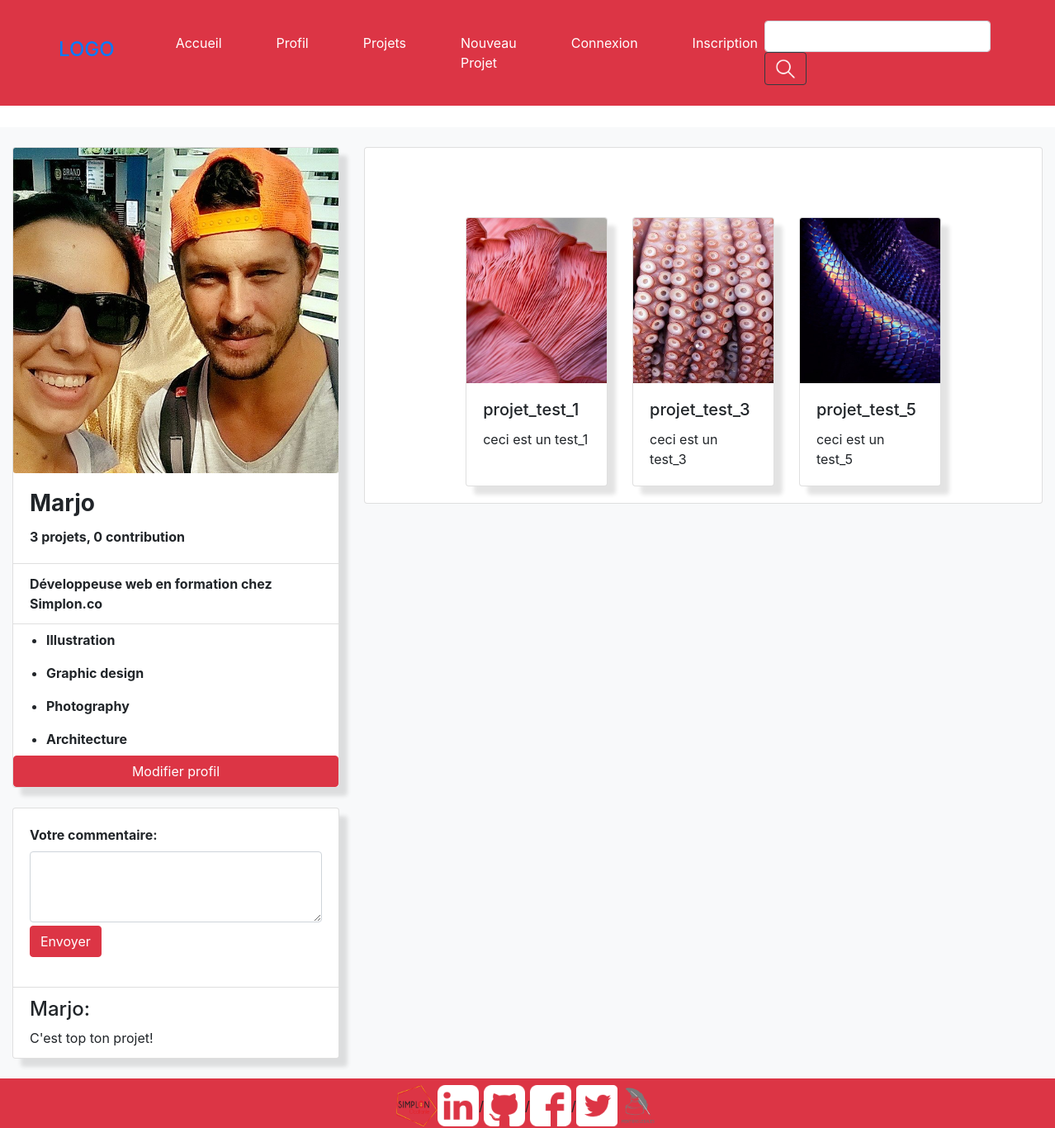
Screenshot of /index_profil.php with the database file from the repository.
### tables this page shows
CREATE TABLE `utilisateur` (
  `util_id` int(11) NOT NULL,
  `util_nom` varchar(50) DEFAULT NULL,
  `util_prenom` varchar(50) DEFAULT NULL,
  `util_email` varchar(100) DEFAULT NULL,
  `util_mdp` varchar(25) DEFAULT NULL,
  `util_pseudo` varchar(25) DEFAULT NULL,
  `util_avatar` varchar(200) DEFAULT NULL,
  `util_notif` tinyint(1) DEFAULT NULL,
  `util_description` varchar(200) DEFAULT NULL
);

CREATE TABLE `tag` (
  `tag_id` int(11) NOT NULL,
  `tag_nom` varchar(25) DEFAULT NULL
);

CREATE TABLE `commentaire` (
  `comm_id` int(11) NOT NULL,
  `comm_comment` varchar(200) DEFAULT NULL,
  `comm_util_id_dest` int(11) DEFAULT NULL,
  `comm_util_id_exp` int(11) DEFAULT NULL
);

CREATE TABLE `projet` (
  `pro_id` int(11) NOT NULL,
  `pro_nom` varchar(50) DEFAULT NULL,
  `pro_description` varchar(200) DEFAULT NULL,
  `pro_image` varchar(200) DEFAULT NULL,
  `pro_deadline` date DEFAULT NULL,
  `pro_date` datetime DEFAULT NULL,
  `pro_statut` tinyint(1) DEFAULT NULL,
  `pro_util_id` int(11) DEFAULT NULL
);

### index_profil.php (the view, shortened to what this page needs)
<?php
    $testuser= 'andrieux.m@live.fr';
?>
<!DOCTYPE html>
<html lang="en">
<head>
    <link rel="stylesheet" href="https://maxcdn.bootstrapcdn.com/bootstrap/4.0.0/css/bootstrap.min.css">
    <link rel="stylesheet" href="css/style.css">
</head>
<body>
    <div class="container-fluid bg-danger">
        <div class="row cont_navbar">
            <?php include("navbar.php"); ?>
        </div>
    </div>
    <div id="global" class="container-fluid bg-light">
            <div class="row">
                <div class="col-md-4 col-sm-12 bg-light">
                    <div id="profil" class="card mt-4 shadow">
                    <?php
                        $avatar_utilisateur=mysqli_query($connect,
                        "SELECT util_avatar FROM utilisateur WHERE util_email ='".$testuser."';");
                        $resultat_avatar=mysqli_fetch_array($avatar_utilisateur);
                        $identite_utilisateur=mysqli_query($connect,
                        "SELECT util_pseudo FROM utilisateur WHERE util_email = '".$testuser."';");
                        $resultat_identite=mysqli_fetch_array($identite_utilisateur);
                        $nbprojet_utilisateur=mysqli_query($connect,
                        "SELECT COUNT(*) AS nbprojet FROM projet INNER JOIN utilisateur ON projet.pro_util_id=utilisateur.util_id
                        WHERE util_email='".$testuser."';");
                        $resultat_nbprojet=mysqli_fetch_array($nbprojet_utilisateur);
                        $nbcontrib_utilisateur=mysqli_query($connect,"SELECT COUNT(*) AS nbcontrib FROM contribution
                        INNER JOIN utilisateur ON contribution.contrib_util_id=utilisateur.util_id
                        WHERE util_email='".$testuser."';");
                            $resultat_nbcontrib=mysqli_fetch_array($nbcontrib_utilisateur);
                        $description_utilisateur=mysqli_query($connect,"SELECT util_description FROM utilisateur
                        WHERE util_email='".$testuser."';");
                        $resultat_description=mysqli_fetch_array($description_utilisateur);
                    ?>
                        <img id="photo_profil" class="card-img" src="<?php echo($resultat_avatar ['util_avatar']);?>" alt="Card image cap">
                        <div class="card-body font-weight-bold">
                            <h3 class="card-title font-weight-bold">
                                <?php echo($resultat_identite ['util_pseudo']);?>
                            </h3>
                            <p class="card-text">
                                <?php echo($resultat_nbprojet ['nbprojet']);?> projets,
                                <?php echo($resultat_nbcontrib ['nbcontrib']);?> contribution
                            </p>
                        </div>
                        <ul class="list-group list-group-flush align">
                            <li class="list-group-item alignement font-weight-bold">
                                <?php echo($resultat_description ['util_description']);?>
                            </li>
                        <?php
                            $tag_utilisateur=mysqli_query($connect,"SELECT tag_nom FROM tag_util INNER JOIN tag ON tag_util.tag_id=tag.tag_id
                            INNER JOIN utilisateur ON tag_util.tag_util_id=utilisateur.util_id WHERE util_email='".$testuser."';");
                            while($resultat_tag=mysqli_fetch_array($tag_utilisateur)){
                        ?>
                        <li class="marge-list font-weight-bold">
                            <?php echo($resultat_tag ['tag_nom']);?>
                        </li>
                        <?php } ?>
                        <button type="button" class="btn btn-danger" data-toggle="modal" data-target="#modalemodiffade">
                            Modifier profil
                        </button>
                    </ul>
                </div>
                <div class="card mt-4 mb-4 shadow">
                    <div class="card-body">
                        <form method="post" action="index_profil.php">
                            <div class="form-group">
                                <label class="font-weight-bold" for="comment_utilisateur">Votre commentaire:</label>
                                <textarea class="form-control" id="comment_utilisateur" name="comment_utilisateur" rows="3"></textarea>
                                <button type="submit" name="valider" class="btn btn-danger mt-1">Envoyer</button>
                            </div>
                        </div>
                    <ul class="list-group list-group-flush">
                        <?php
                            $commentaire_utilisateur=mysqli_query($connect,
                            "SELECT comm_comment, util_pseudo FROM utilisateur
                            INNER JOIN commentaire ON utilisateur.util_id=commentaire.comm_util_id_dest
                            where util_email='".$testuser."';");
                            $resultat_commentaire=mysqli_fetch_array($commentaire_utilisateur);
                        ?>
                        <li class="list-group-item">
                            <h4><?php echo($resultat_commentaire ['util_pseudo']); ?>:</h4>
                            <?php echo($resultat_commentaire ['comm_comment']);?>
                        </li>
                    </ul>
                </div>
            </div>
            <div class="col-md-8 col-sm-12 bg-light">
                <div class='card mt-4'>
                    <div class='card-body'>
                        <div class='card-deck'>
                        <?php
                            $projets_utilisateur=mysqli_query($connect, "SELECT * FROM projet
                            INNER JOIN utilisateur ON projet.pro_util_id = utilisateur.util_id
                            WHERE util_email = '".$testuser."';");
                            $projets_comptage=mysqli_query($connect, "SELECT COUNT(*) AS nbprojet FROM projet
                            INNER JOIN utilisateur ON projet.pro_util_id=utilisateur.util_id
                            WHERE util_email='".$testuser."';");
                            $resultat_projets=mysqli_fetch_array($projets_comptage);
                            $m=$resultat_projets[0]%4;
                            echo "
                            <div class='row rangees_projets'>";
                            for ($j=0; $j<$m ; $j++)
                            {
                            $ligne=mysqli_fetch_row($projets_utilisateur);
                            echo "<div class='card shadow' id='projet_".$ligne[0]."'>
                            <img class='card-img-top img_projets' src='".$ligne[3]."'alt='Image décrivant le projet'>
                            <div class='card-body'>
                                <h5 class='card-title'>".$ligne[1]."</h5>
                                <p class='card-text'>".$ligne[2]."</p>
                            </div>
                            </div>";
                            }
                            echo "</div>";
                            ?>
                        </div>
                    </div>
                 </div>
            </div>
    </div>
    <div class="row" id="cont_footer">
        <?php include("footer.php"); ?>
    </div>
</div>
</body>
</html>

### navbar.php (shortened to what this page needs)
<div class="container-fluid">
    <nav class="navbar navbar-expand-lg" id="nav_bar">
        <a class="navbar-brand" href="index.php" id="logo"><h4>LOGO</h4></a>
        <div class="collapse navbar-collapse" id="navbarTogglerDemo03">
            <ul class="navbar-nav mr-auto mt-2 mt-lg-0">
                <li class="nav-item active">
                    <a class="nav-link" href="index.php">Accueil</a>
                </li>
                <li class="nav-item">
                    <a class="nav-link" href="index_profil.php">Profil</a>
                </li>
                 <li class="nav-item">
                    <a  class="nav-link" href="projets.php">
                        Projets</a>
                </li>
                <li class="nav-item">
                    <a  class="nav-link" href="#" data-toggle="modal" data-target="#exampleModal0">
                        Nouveau Projet</a>
                </li>
                      <li class="nav-item">
                    <a  class="nav-link" href="#" data-toggle="modal" data-target="#exampleModal">
                        Connexion</a>
                </li>
                <li class="nav-item">
                    <a  class="nav-link" href="#" data-toggle="modal" data-target="#exampleModal1">
                        Inscription</a>
                </li>
            </ul>
            <form class="form-inline my-2 my-lg-0" id="recherche">
                <input class="form-control mr-sm-2" id="barre_recherche">
                <button class="btn btn-outline-dark my-2 my-sm-0" type="submit" id="btn_recherche"><img src="images/search.png" id="img_btn_recherche"></button>
            </form>
        </div>
    </nav>
</div>

### footer.php
<footer class="footer">
    <div class="container-fluid">
        <div class="row align-item-center">
            <div class="col" id="lien_footer">
                <img src="images/Simplon_Occ_Logo@4x.png" width="50" height="50">
                <a href="https://www.linkedin.com/"><img src="images/linkedin-sign.png" width="50" height="50" class="reseaux" id="linkedin"></a><span>/</span>
                <a href="https://github.com/"><img src="images/github-sign.png" width="50" height="50" class="reseaux" id="github"></a><span>/</span>
                <a href="https://fr-fr.facebook.com/"><img src="images/facebook-logo.png" width="50" height="50" class="reseaux" id="facebook"></a><span>/</span>
                <a href="https://fr-fr.facebook.com/"><img src="images/twitter-logo-on-black-background.png" width="50" height="50" class="reseaux" id="twitter"></a>
                <a href=""><img src="images/Icone-Mentions-Légales-150x150.png" width="50" height="50" id="mentionslegals"></a>
            </div>
        </div>
    </div>
</footer>

### css/style.css (style rules this page uses)
body, html { margin: 0 auto; }
#img_btn_recherche { width: 2vw; }
#nav_bar { background: #DC3545; height: 16vh; }
#navbarTogglerDemo03 { background: #DC3545; }
#recherche { margin-right: 60px; }
.nav-link { color: white; margin-left: 50px; }
#logo { margin-left: 40px; }
#navbarTogglerDemo03 { z-index: 2; background: #DC3545; }
.rangees_projets { margin: 0 auto !important; margin-top: 8vh !important; }
.img_projets { height: 25vh; }
.footer { width: 100%; height: 60px; background: #DC3545; }
#lien_footer { display: flex; justify-content: center; align-items: center; vertical-align: middle; margin-top: 1vh; }
#global { margin-top:2%; }
.shadow { -webkit-box-shadow: 10px 10px 5px 0px rgba(0,0,0,0.11); -moz-box-shadow: 10px 10px 5px 0px rgba(0,0,0,0.11); box-shadow: 10px 10px 5px 0px rgba(0,0,0,0.11); }
.marge-list { margin-left: 5vh; margin-top: 1vh; margin-bottom: 1vh; }

### rows the page displays
utilisateur: util_avatar (picture), util_pseudo "Marjo", util_description "Développeuse web en formation chez Simplon.co"
tag: tag_nom "Illustration"
tag: tag_nom "Graphic design"
tag: tag_nom "Photography"
tag: tag_nom "Architecture"
commentaire: comm_util_id_dest.util_pseudo "Marjo", comm_comment "C'est top ton projet!"
projet: pro_image (picture), pro_nom "projet_test_1", pro_description "ceci est un test_1"
projet: pro_image (picture), pro_nom "projet_test_3", pro_description "ceci est un test_3"
projet: pro_image (picture), pro_nom "projet_test_5", pro_description "ceci est un test_5"

### other values shown
$resultat_nbprojet ['nbprojet'] "3"
$resultat_nbcontrib ['nbcontrib'] "0"
